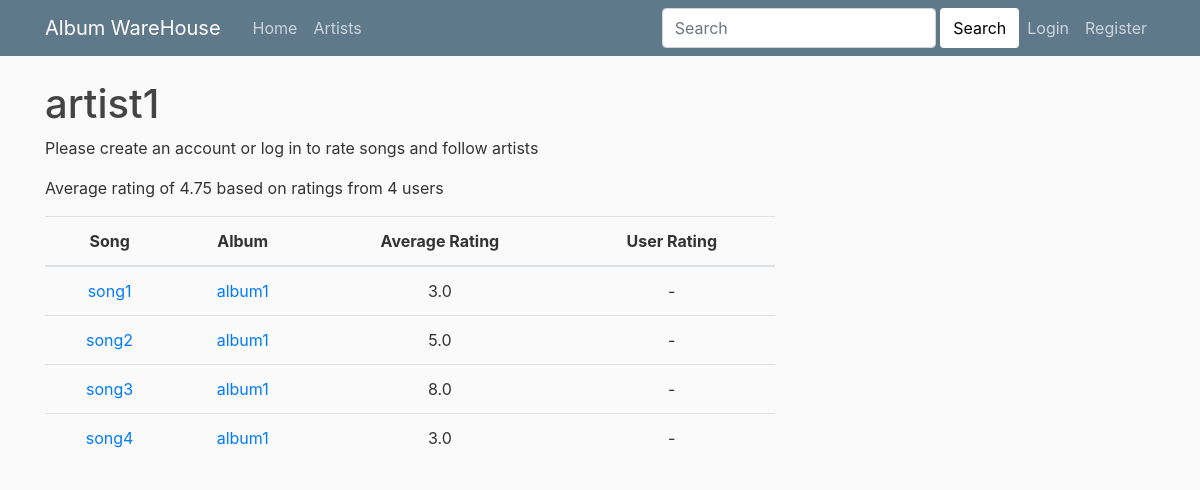
The app's page /warehouse/artist/1/, older data.
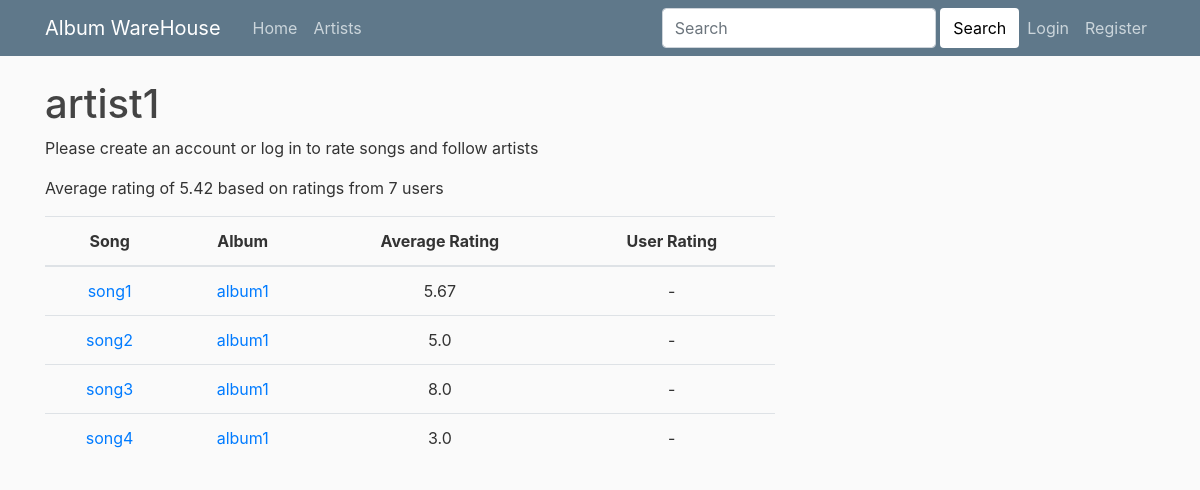
The same page, newer data.
### warehouse/models.py (models this page shows, shortened)
class Artist(models.Model):
    name= models.CharField(max_length=200)
    followers= models.ForeignKey(User, on_delete=models.DO_NOTHING, related_name='following', null=True)
    @property
    def average_rating(self):
        songs_by_artist= Song.objects.filter(artist=self)
        rating_list = [song.average_rating for song in songs_by_artist]
        if len(rating_list)>0:
            return round(sum(rating_list)/len(rating_list),2)
        else:
            return 0
    @property
    def rating_count(self):
        songs_by_artist= Song.objects.filter(artist=self)
        rating_list_count = len(Rating.objects.filter(song__in= songs_by_artist).exclude(rate__exact=0))
        return round(rating_list_count,2)

class Song(models.Model):
    name = models.CharField(max_length=200)
    artist = models.ManyToManyField(Artist)
    album = models.ForeignKey(Album, on_delete=models.CASCADE, related_name='songs')
    @property
    def average_rating(self):
        try:
            return round(self.rating_set.exclude(rate__exact=0).aggregate(Avg('rate'))['rate__avg'],2)
        except:
            return 0

class Album(models.Model):
    name= models.CharField(max_length=200)
    def __str__(self):
        return self.name

### warehouse/views.py (the view)
# urls.py: path('artist/<int:artist_id>/', views.ListSongByArtist, name='listsongbyartist'),
def ListSongByArtist(request, artist_id):
    artist = get_object_or_404(Artist, pk=artist_id)
    all_song_list = Song.objects.filter(artist__id=artist_id)
    rating_dict = {}
    signin_msg = ''
    if request.user.is_anonymous == False:
        for song in all_song_list:
            if Rating.objects.filter(song=song, user=request.user).values('rate').first() is not None:
                rating_dict[song] = Rating.objects.filter(song=song, user=request.user).values('rate').first()['rate']
        if request.method == "POST":
            current_user = request.user
            action = request.POST['follow']
            if action == 'unfollow':
                current_user.following.remove(artist)
            elif action == 'follow':
                current_user.following.add(artist)
            current_user.save()
    else:
        for song in all_song_list:
            rating_dict[song] = '-'
        signin_msg = 'Please create an account or log in to rate songs and follow artists'
    context = {'artist': artist,
    'all_song_list': all_song_list,
    'rating_dict': rating_dict,
    'signin_msg': signin_msg}
    return render(request, 'warehouse/listsongbyartist.html', context)

### warehouse/templates/warehouse/listsongbyartist.html (shortened to what this page needs)
{% extends 'homepage/base.html' %}
{% block content %}
<h1>{{ artist.name }}
</h1>
<p>{{ signin_msg}} </p>
<p> Average rating of {{artist.average_rating}} based on ratings from {{artist.rating_count}} users </p>
<table class="table">
  <thead>
    <tr style="text-align: center">
      <th> Song </th>
      <th> Album </th>
      <th> Average Rating </th>
      <th> User Rating </th>
    </tr>
  </thead>
  <tbody>
      {% for song in all_song_list  %}
        <tr style="text-align: center">
          <td><a href="{% url 'warehouse:SongDetail' song.id %}">{{ song.name }}</a> </td>
          <td><a href="{% url 'warehouse:listsongbyalbum' song.album.id %}">{{song.album}}</a></td>
          <td>{{song.average_rating}}</td>
          {% for key, value in rating_dict.items %}
            {% if key == song %}
          <td>{{value}}</td>
            {% endif %}
          {% endfor %}
        </tr>
      {% endfor %}
  </tbody>
</table>
{% endblock content%}

### homepage/templates/homepage/base.html (shortened to what this page needs)
{% load static %}
<!doctype html>
<html lang="en">
  <head>
    <link rel="stylesheet" href="https://maxcdn.bootstrapcdn.com/bootstrap/4.0.0/css/bootstrap.min.css">
    <link rel="stylesheet" type="text/css" href="{% static 'homepage/main.css' %}">
  </head>
  <body>
    <header class="site-header">
    <nav class="navbar navbar-expand-md navbar-dark bg-steel fixed-top">
      <div class="container">
        <a class="navbar-brand mr-4" href="/">Album WareHouse</a>
        <div class="collapse navbar-collapse" id="navbarToggle">
          <div class="navbar-nav mr-auto">
            <a class="nav-item nav-link" href="{% url 'homepage:index' %}">Home</a>
            <a class="nav-item nav-link" href="{% url 'warehouse:index' %}">Artists</a>
          </div>
          <div class="navbar-nav">
            <form class='d-flex' method=POST action="{% url 'search:searchresults' %}">
              <input class="form-control me-2" type="search" placeholder="Search" aria-label="Search" name="searched" >
              <span> &nbsp; </span>
              <button class="btn btn-outline-su=secondary" type="submit" style="background: #FFFFFF;">Search </button>
            </form>
            {% if user.is_authenticated %}
              <a class="nav-item nav-link" href="{% url 'users:profile' %}">Profile</a>
              <a class="nav-item nav-link" href="{% url 'users:logout' %}">Logout</a>
            {% else %}
              <a class="nav-item nav-link" href="{% url 'users:login' %}">Login</a>
              <a class="nav-item nav-link" href="{% url 'users:register' %}">Register</a>
            {% endif %}
          </div>
        </div>
      </div>
    </nav>
  </header>
    <main role="main" class="container">
      <div class="row">
        <div class="col-md-8">
          {% block content %}{% endblock %}
        </div>
      </div>
    </main>
  </body>
</html>

### homepage/static/homepage/main.css (style rules this page uses)
body { background: #fafafa; color: #333333; margin-top: 5rem; }
h1, h2, h3, h4, h5, h6 { color: #444444; }
.bg-steel { background-color: #5f788a; }
.site-header .navbar-nav .nav-link { color: #cbd5db; }

Row changes from the older to the newer data that the page shows:
changed Artist "artist1": average_rating "4.75" → "5.42"; rating_count "4" → "7"
computed for Song "song1": average_rating "3.0" → "5.67"
